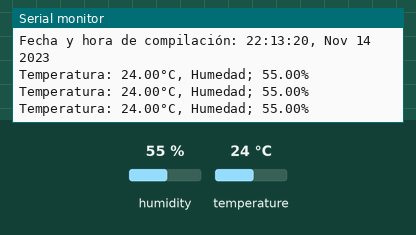
This sketch was run on a simulated ESP32. Parts: the last lines printed to the serial monitor. Inputs (shaded band) come from the test bench; at power-on: humidity 55 %, temperature 24 °C.

Above: at 6.8 s.
6.9 s: humidity set to 22 %
At 11.3 s:
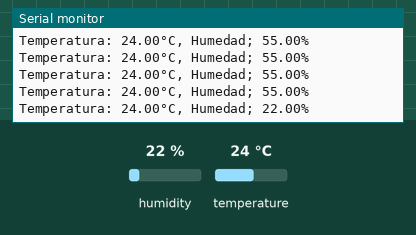
12.3 s: temperature set to 12 °C
At 14.4 s:
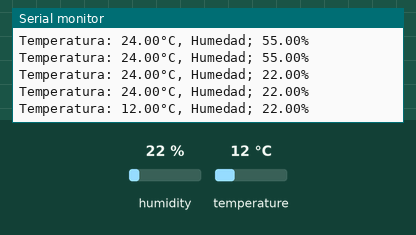
17.7 s: humidity set to 40 %
At 18.7 s:
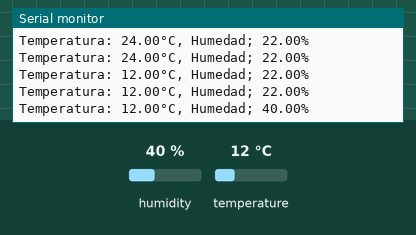
Timing chart, 0 to 20.7 s (numbered marks = the images above; inputs shaded):
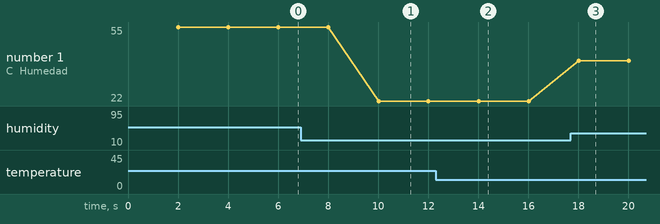

Measured:
- after the input at 6.9 s, the serial monitor: prints a new line after 3.1 s (image 1)
- after the input at 12.3 s, the serial monitor: prints a new line after 1.7 s (image 2)
- after the input at 17.7 s, the serial monitor: prints a new line after 0.31 s (image 3)
- plotted number 1: 55 → 22 after the input at 6.9 s, 22 → 40 after the input at 17.7 s

The sketch:

Tecno_Autom_Pract_2_Disp_Sensor.ino
```cpp
#include "DHT.h"
const unsigned long DHT_UPDATE_INTERVAL = 2000;
const int DHT_PIN = 33;
DHT dhtSensor(DHT_PIN, DHT22);

void dhtUpdate(){
    static unsigned long previousMillis = millis();
    if(millis() - previousMillis > DHT_UPDATE_INTERVAL){
        previousMillis = millis();
        Serial.printf("Temperatura: %.2f°C, Humedad; %.2f%%\n",
                    dhtSensor.readTemperature(),
                    dhtSensor.readHumidity());

    }
}

void setup(){
    Serial.begin(115200);
    Serial.printf("Fecha y hora de compilación: %s, %s\n",
                __TIME__,
                __DATE__);
    dhtSensor.begin();


}

void loop(){
    dhtUpdate();
}
```
